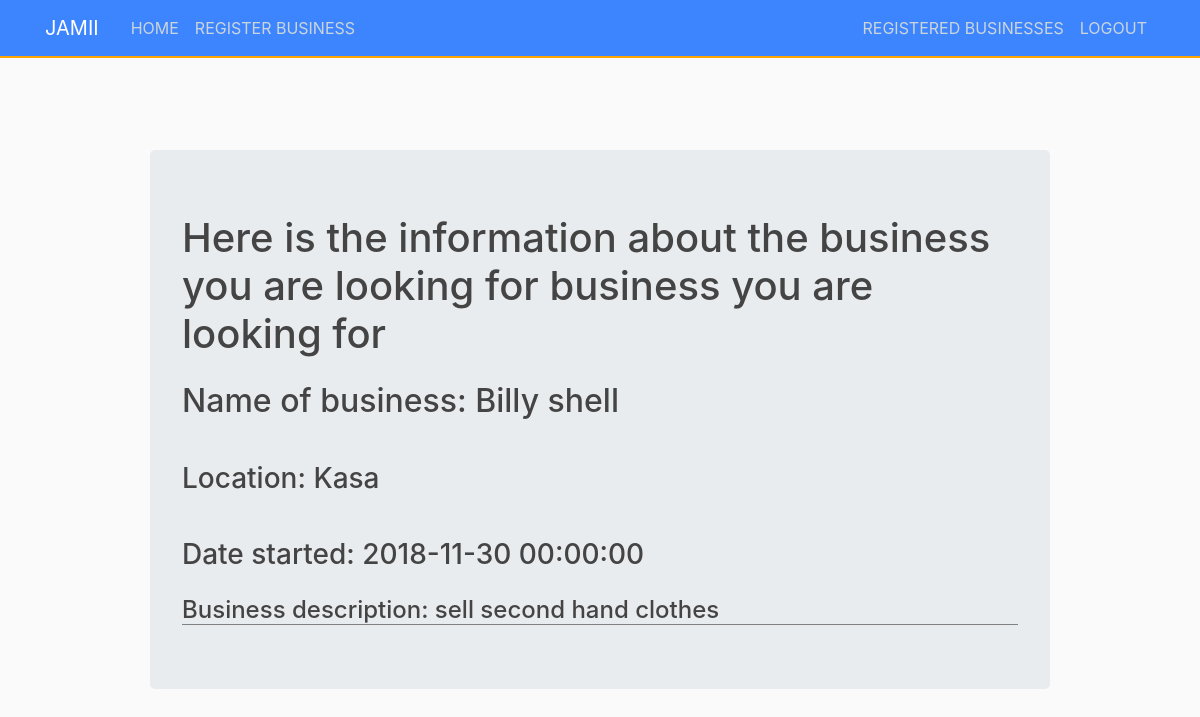
Page /businesses/1 (signed in) on the committed database.
### app/models/models.py (models this page shows, shortened)
class Businesses(db.Model):
    __tablename__ = 'businesses'
    id = db.Column(db.Integer(), primary_key = True)
    name = db.Column(db.String())
    location = db.Column(db.String())
    started = db.Column(db.DateTime(), default = datetime.utcnow)
    business_description = db.Column(db.String())

### app/views/views.py (the view)
@app.route('/businesses/<int:id>')
@login_required
def single_business(id):
    business = Businesses.query.get_or_404(id)
    return render_template('bs.html', business = business)

### app/models/models.py (called while the page is built)
@login_manager.user_loader
def load_user(id):
    return User.query.get(int(id))

### app/templates/bs.html (shortened to what this page needs)
{% extends 'base.html' %}
{% block content %}
<div class="content-bs">
<div class="jumbotron">
<h1>Here is the information about the business you are looking for business you are looking for</h1><br>
<h2> Name of business: {{ business.name }}</h2><br>
<h3>Location: {{ business.location }}</h3><br>
<h3>Date started: {{ business.started }}</h3><br>
<h4>Business description: {{ business.business_description }}</h4>
</div>
</div>
{% endblock %}

### app/static/css/main.css (style rules this page uses)
* { margin: 0; padding: 0; }
body { background: #fafafa; color: #333333; }
h1, h2, h3, h4, h5, h6 { color: #444444; padding: 0; margin: 0; }
.content-bs { padding-top: 150px; width: 900px; margin: auto; }
.content-bs h3 { margin-top: 18px; }
.content-bs h4 { border-bottom: 1px solid grey; }

### rows in the picture
Businesses: name "Billy shell", location "Kasa", started "2018-11-30 00:00:00", business_description "sell second hand clothes"
